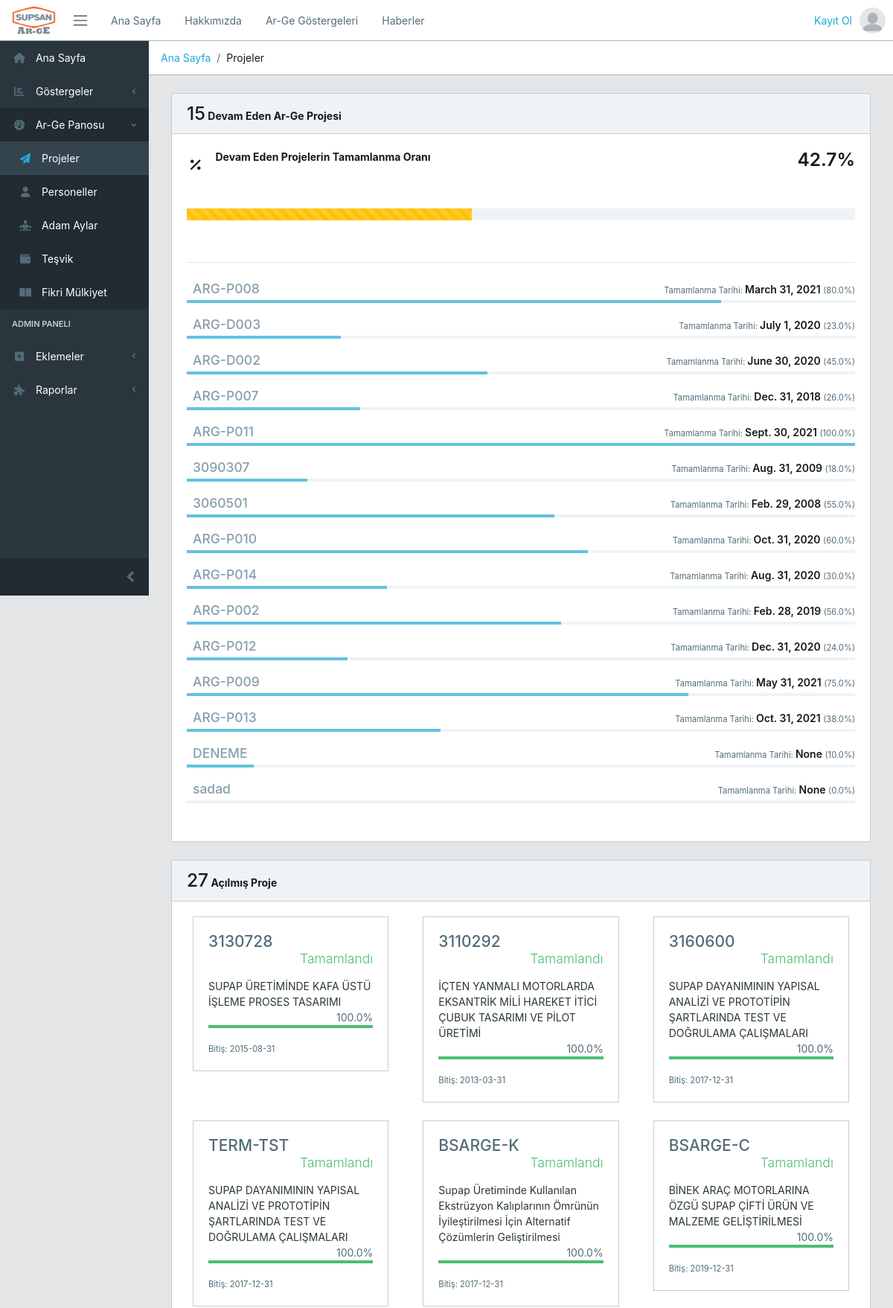
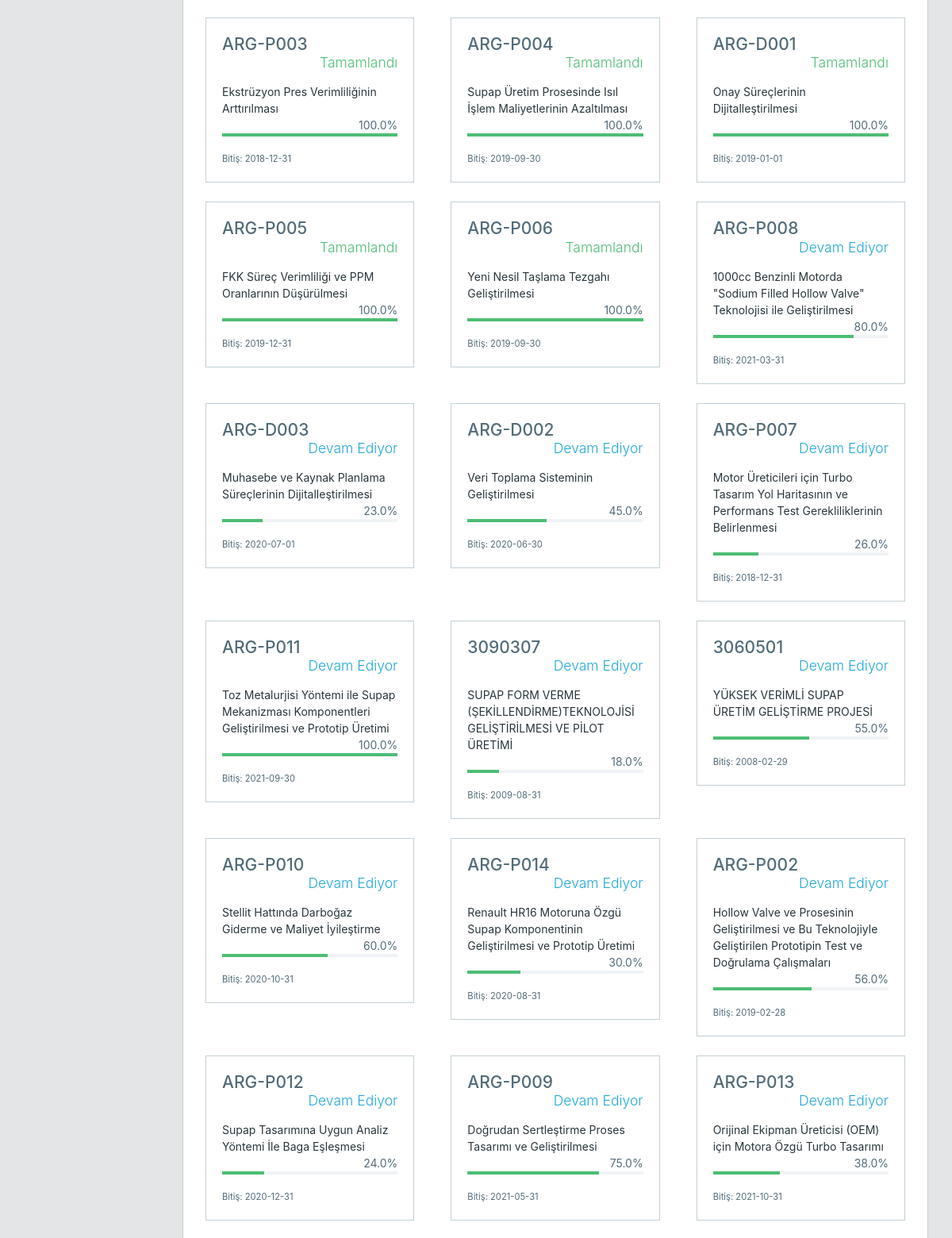
The page /projects/projectsmain (upper part) on the database its author committed (2 pictures, top to bottom).
### core/models.py (models this page shows, shortened)
class Projects(models.Model):
    ProjeDurumu = models.IntegerField(("Proje Durumu:"), choices=((0,"Seçiniz"),(1,"Tamamlandı"),(2,"Devam Ediyor"),(3,"İptal")), default=0)
    ProjeKodu = models.CharField(("Proje Kodu:"), max_length=50)
    ProjeAdi= models.CharField(("Proje Adı:"), max_length=120)
    ProjeYurutucusu= models.ForeignKey(Personel, verbose_name=("Proje Yürütücüsü"), on_delete=models.CASCADE,blank=True,null=True, related_name="Proje_Y")
    ProjeBaslamaTarihi = models.DateField(("Proje Başlama Tarihi:"), null=True, blank=True)
    ProjeBitisTarihi= models.DateField(("Proje Bitiş Tarihi:"), null=True, blank=True)
    TamamlanmaYuzdesi = models.FloatField(("Projenin Tamamlanma Yüzdesi"),max_length=2,default=0, validators = [MinValueValidator(0), MaxValueValidator(100)])
    ProjeSuresiAdamAy=models.IntegerField(("Proje Adam Ay Süresi:"), null=True, blank=True)
    ProjeKonusu= models.TextField(("Proje Konusu:"), max_length=1000)
    ProjeOzeti= models.TextField(("Proje Özeti:"), max_length=1000)
    UlusalDestek= models.BooleanField(("Ulusal Destek Prgramı Var Mı?"), default=False)
    UlusalDestekTanim= models.CharField(("Ulusal Destek Adı:"), max_length=50, null=True, blank=True)
    OzKaynakTutar= models.DecimalField(("Öz Kaynaklarca Karşılanan tutar (TL):"), max_digits=10, decimal_places=2,null=True, blank=True)
    DestekTutari=models.DecimalField(("Destek Tutarı (TL):"), max_digits=10, decimal_places=2,null=True, blank=True)
    ToplamProjeButcesi= models.DecimalField(("Toplam Proje Bütçesi"), max_digits=10, decimal_places=2,null=True, blank=True)
    HizmetAlimiKonusu= models.CharField(("Hizmet Alımı Konusu:"), max_length=50, null=True, blank=True)
    HizmetAlimi=models.IntegerField(("Hizmet Alımı Yapılan Yer"),choices=((0,"Hizmet Alımı Yapılmadı"),(1,"Yurt İçi"),(2,"Yurt Dışı"),(3,"Her İkisi")), default=0)
    YurtIciHizmetAlimiTutari=models.IntegerField(("Yurt İçi Hizmet Alımı Tutarı (TL):"), default=0, null=True, blank=True)
    YurtDisiHizmetAlimiTutari=models.IntegerField(("Yurt Dışı Hizmet Alımı Tutarı (TL):"), default=0, null=True, blank=True)
    ProjeKonusunuBelirleyenIhtiyaclar=models.TextField(("Projenin Konusunu Belirleyen İhtiyaçlar:"),null=True, blank=True, max_length=5000)
    ProjeKapsamindaYapilacakFaaliyetler= models.TextField(("Proje Kapsamında Yapılacak Faaliyetler:"),null=True, blank=True, max_length=5000)
    ProjeninYenilikciYonuArgeNiteligi=models.TextField(("Projenin Yenilikçi Yönü ve AR-GE Niteliği:"),null=True, blank=True, max_length=5000)
    ProjeninBeklenenCiktilariFaydalari=models.TextField(("Projenin Beklenen Çıktıları:"),null=True, blank=True, max_length=5000)
    ProjePersonel= models.IntegerField(("Projedeki Personel Sayısı:"),null=True, blank=True)
    UniversiteSanayiIsbirligiProjesi=models.IntegerField(("Üniversite-Sanayi İşbirliği Mi?"), choices=((0,"Seçiniz"),(1,"Evet"),(2,"Hayır")),default=0)
    FirmalarArasiArgeIsbirligi=models.IntegerField(("Firmalar Arası Ar-Ge İşbirliği Mi?"), choices=((0,"Seçiniz"),(1,"Evet"),(2,"Hayır")),default=0)
    SipariseDayaliArgeProjesi=models.IntegerField(("Siparişe Dayalı Ar-Ge Projesi Mi?"), choices=((0,"Seçiniz"),(1,"Evet"),(2,"Hayır")),default=0)
    ProjeGuncellemeTarihi=models.DateField(("Projenin Güncelleme Tarihi:"),null=True, blank=True)
    PRojeCiktisi= models.IntegerField(("Projenin Çıktısı"),choices=((0,"Seçiniz"),(1,"Ticari Ürün"),(2,"Proses Geliştirme"),(3,"Bilgi Birikimi ve Yetkinlik Kazanımı")),default=0)
    projecalis = models.ManyToManyField(Personel, verbose_name=("Projede Çalışan Personeller:"),related_name="Proje_adam_ay", through="AdamAy")
    class Meta:
        db_table = "Projeler"
        verbose_name_plural = "Ar-Ge Projeler"

### core/views.py (the view)
# urls.py: path('projects/projectsmain', views.projectsMain, name="projectsmain"),
def projectsMain(request):
    projects = Projects.objects.all()
    projects_goon = Projects.objects.filter(ProjeDurumu=2)
    avg_projects=Projects.objects.filter(ProjeDurumu=2).aggregate(Avg('TamamlanmaYuzdesi'))['TamamlanmaYuzdesi__avg']
    context ={
        "projects" : projects,
        "avg_projects" : avg_projects,
        "projects_goon" : projects_goon,
    }
    return render(request,"core/projectsmain.html",context)

### templates/core/projectsmain.html (shortened to what this page needs)
{% extends 'core/base.html' %}
{% load static %}
{% load crispy_forms_tags %}
{% block breadcrumb %}
    <li class="breadcrumb-item"><a href="{% url 'core:index' %}">Ana Sayfa</a></li>
    <li class="breadcrumb-item passive">Projeler</li>
{% endblock breadcrumb %}
{% block content %}
<div class="container-fluid">
    <div class="animated-fadeIn">
        <div class="row">
            <div class="col-md-12">
                <div class="card">
                    <div class="card-header">
                        <strong> <span class="h3"> {{projects_goon.count}}</span> Devam Eden Ar-Ge Projesi</strong>
                    </div>
                    <div class="card-body">
                        <div class="row">
                            <div class="col-sm-12">
                                <ul class="horizontal-bars type-2">
                                <li>
                                    <i class="fa fa-percent"></i>
                                    <p class="title font-weight-bold">Devam Eden Projelerin Tamamlanma Oranı</p>
                                    <p class="value h3">{{ avg_projects|floatformat }}%</p>
                                    <li class="divider"></li>
                                    <div class="bars">
                                        <div class="progress progress-xl">
                                            <div class="progress-bar-striped bg-warning" role="progressbar" style="width: {{ avg_projects|floatformat }}%" aria-valuenow="43" aria-valuemin="0" aria-valuemax="100"></div>
                                        </div>
                                    </div>
                                </li>
                                <li class="divider"></li>
                                <hr>
                                {% for project in projects_goon %}
                                <li class="my-2">
                                    <a href="{% url 'core:projectdetail' project.id %}" class="text-gray-400 h5 ml-2 mt-auto" data-toggle="tooltip" data-placement="right" title="{{ project.ProjeAdi }}">{{ project.ProjeKodu }}</a>
                                    <span class="value"> <span class="text-muted small">Tamamlanma Tarihi: </span>{{ project.ProjeBitisTarihi }}
                                        <span class="text-muted small">({{ project.TamamlanmaYuzdesi }}%)</span>
                                    </span>
                                    <div class="bars">
                                        <div class="progress progress-xs">
                                            <div class="progress-bar bg-info" role="progressbar" style="width: {{ project.TamamlanmaYuzdesi }}%" aria-valuenow="{{ project.TamamlanmaYuzdesi }}" aria-valuemin="0" aria-valuemax="100"></div>
                                        </div>
                                    </div>
                                </li>
                                {% endfor %}
                                </ul>
                            </div>
                        </div>
                        <br>
                    </div>
                </div>
            </div>
            <div class="col-md-12">
                <div class="card">
                    <div class="card-header">
                        <strong><span class="h3">{{ projects.count }}</span> Açılmış Proje</strong>
                    </div>
                    <div class="card-body">
                        <div class="row">
                            {% for project in projects %}
                            <div class="col-12 col-md-6 col-lg-4">
                            <div class="card mx-2">
                                <div class="card-body">
                                    <div class="h4 m-0">
                                        <a href="{% url 'core:projectdetail' project.id %}" class="text-gray-600"> {{ project.ProjeKodu }}</a>
                                        {% if project.ProjeDurumu == 1 %}
                                        <p class="text-right lead text-success">Tamamlandı</p>
                                        {% elif project.ProjeDurumu == 2 %}
                                        <p class="text-right lead text-blue">Devam Ediyor</p>
                                        {% else %}
                                        <p class="text-right lead text-danger">İptal</p>
                                        {% endif %}
                                    </div>
                                    <a href="{% url 'core:projectdetail' project.id %}" class="text-dark"> {{ project.ProjeAdi }}</a>
                                    <p class="text-muted mb-0 text-right">{{ project.TamamlanmaYuzdesi }}%</p>
                                    <div class="progress progress-xs mb-3">
                                        {% if project.complete_per < 30%}
                                        <div class="progress-bar bg-danger" role="progressbar" style="width: {{ project.TamamlanmaYuzdesi }}%" aria-valuenow="25" aria-valuemin="0" aria-valuemax="100"></div>
                                        {% elif project.complete_per < 80%}
                                        <div class="progress-bar bg-warning" role="progressbar" style="width: {{ project.TamamlanmaYuzdesi }}%" aria-valuenow="25" aria-valuemin="0" aria-valuemax="100"></div>
                                        {% else %}
                                        <div class="progress-bar bg-success" role="progressbar" style="width: {{ project.TamamlanmaYuzdesi }}%" aria-valuenow="25" aria-valuemin="0" aria-valuemax="100"></div>
                                        {% endif %}
                                    </div>
                                    <small class="text-muted">Bitiş: {{ project.ProjeBitisTarihi|truncatechars:60 }}</small>
                                </div>
                            </div>
                            </div>
                            {% endfor %}
                        </div>
                        <br>
                    </div>
                </div>
            </div>
        </div>
    </div>
</div>
{% endblock %}

### rows shown on the page
Projects: ProjeKodu "ARG-P008", ProjeBitisTarihi "March 31, 2021", TamamlanmaYuzdesi "80.0", ProjeDurumu "Devam Ediyor", ProjeAdi "1000cc Benzinli Motorda \"Sodium Filled Hollow Valve\" Teknolojisi ile Geliştirilmesi", ProjeBitisTarihi "2021-03-31"
Projects: ProjeKodu "ARG-D003", ProjeBitisTarihi "July 1, 2020", TamamlanmaYuzdesi "23.0", ProjeDurumu "Devam Ediyor", ProjeAdi "Muhasebe ve Kaynak Planlama Süreçlerinin Dijitalleştirilmesi", ProjeBitisTarihi "2020-07-01"
Projects: ProjeKodu "ARG-D002", ProjeBitisTarihi "June 30, 2020", TamamlanmaYuzdesi "45.0", ProjeDurumu "Devam Ediyor", ProjeAdi "Veri Toplama Sisteminin Geliştirilmesi", ProjeBitisTarihi "2020-06-30"
Projects: ProjeKodu "ARG-P007", ProjeBitisTarihi "Dec. 31, 2018", TamamlanmaYuzdesi "26.0", ProjeDurumu "Devam Ediyor", ProjeAdi "Motor Üreticileri için Turbo Tasarım Yol Haritasının ve Performans Test Gerekliliklerinin Belirlenmesi", ProjeBitisTarihi "2018-12-31"
Projects: ProjeKodu "ARG-P011", ProjeBitisTarihi "Sept. 30, 2021", TamamlanmaYuzdesi "100.0", ProjeDurumu "Devam Ediyor", ProjeAdi "Toz Metalurjisi Yöntemi ile Supap Mekanizması Komponentleri Geliştirilmesi ve Prototip Üretimi", ProjeBitisTarihi "2021-09-30"
Projects: ProjeKodu "3090307", ProjeBitisTarihi "Aug. 31, 2009", TamamlanmaYuzdesi "18.0", ProjeDurumu "Devam Ediyor", ProjeAdi "SUPAP FORM VERME (ŞEKİLLENDİRME)TEKNOLOJİSİ GELİŞTİRİLMESİ VE PİLOT ÜRETİMİ", ProjeBitisTarihi "2009-08-31"
Projects: ProjeKodu "3060501", ProjeBitisTarihi "Feb. 29, 2008", TamamlanmaYuzdesi "55.0", ProjeDurumu "Devam Ediyor", ProjeAdi "YÜKSEK VERİMLİ SUPAP ÜRETİM GELİŞTİRME PROJESİ", ProjeBitisTarihi "2008-02-29"
Projects: ProjeKodu "ARG-P010", ProjeBitisTarihi "Oct. 31, 2020", TamamlanmaYuzdesi "60.0", ProjeDurumu "Devam Ediyor", ProjeAdi "Stellit Hattında Darboğaz Giderme ve Maliyet İyileştirme", ProjeBitisTarihi "2020-10-31"
Projects: ProjeKodu "ARG-P014", ProjeBitisTarihi "Aug. 31, 2020", TamamlanmaYuzdesi "30.0", ProjeDurumu "Devam Ediyor", ProjeAdi "Renault HR16 Motoruna Özgü Supap Komponentinin Geliştirilmesi ve Prototip Üretimi", ProjeBitisTarihi "2020-08-31"
Projects: ProjeKodu "ARG-P002", ProjeBitisTarihi "Feb. 28, 2019", TamamlanmaYuzdesi "56.0", ProjeDurumu "Devam Ediyor", ProjeAdi "Hollow Valve ve Prosesinin Geliştirilmesi ve Bu Teknolojiyle Geliştirilen Prototipin Test ve Doğrulama Çalışmaları", ProjeBitisTarihi "2019-02-28"
Projects: ProjeKodu "ARG-P012", ProjeBitisTarihi "Dec. 31, 2020", TamamlanmaYuzdesi "24.0", ProjeDurumu "Devam Ediyor", ProjeAdi "Supap Tasarımına Uygun Analiz Yöntemi İle Baga Eşleşmesi", ProjeBitisTarihi "2020-12-31"
Projects: ProjeKodu "ARG-P009", ProjeBitisTarihi "May 31, 2021", TamamlanmaYuzdesi "75.0", ProjeDurumu "Devam Ediyor", ProjeAdi "Doğrudan Sertleştirme Proses Tasarımı ve Geliştirilmesi", ProjeBitisTarihi "2021-05-31"
Projects: ProjeKodu "ARG-P013", ProjeBitisTarihi "Oct. 31, 2021", TamamlanmaYuzdesi "38.0", ProjeDurumu "Devam Ediyor", ProjeAdi "Orijinal Ekipman Üreticisi (OEM) için Motora Özgü Turbo Tasarımı", ProjeBitisTarihi "2021-10-31"
Projects: ProjeKodu "DENEME", ProjeBitisTarihi "None", TamamlanmaYuzdesi "10.0"
Projects: ProjeKodu "sadad", ProjeBitisTarihi "None", TamamlanmaYuzdesi "0.0"
Projects: ProjeKodu "3130728", ProjeDurumu "Tamamlandı", ProjeAdi "SUPAP ÜRETİMİNDE KAFA ÜSTÜ İŞLEME PROSES TASARIMI", TamamlanmaYuzdesi "100.0", ProjeBitisTarihi "2015-08-31"
Projects: ProjeKodu "3110292", ProjeDurumu "Tamamlandı", ProjeAdi "İÇTEN YANMALI MOTORLARDA EKSANTRİK MİLİ HAREKET İTİCİ ÇUBUK TASARIMI VE PİLOT ÜRETİMİ", TamamlanmaYuzdesi "100.0", ProjeBitisTarihi "2013-03-31"
Projects: ProjeKodu "3160600", ProjeDurumu "Tamamlandı", ProjeAdi "SUPAP DAYANIMININ YAPISAL ANALİZİ VE PROTOTİPİN ŞARTLARINDA TEST VE DOĞRULAMA ÇALIŞMALARI", TamamlanmaYuzdesi "100.0", ProjeBitisTarihi "2017-12-31"
Projects: ProjeKodu "TERM-TST", ProjeDurumu "Tamamlandı", ProjeAdi "SUPAP DAYANIMININ YAPISAL ANALİZİ VE PROTOTİPİN ŞARTLARINDA TEST VE DOĞRULAMA ÇALIŞMALARI", TamamlanmaYuzdesi "100.0", ProjeBitisTarihi "2017-12-31"
Projects: ProjeKodu "BSARGE-K", ProjeDurumu "Tamamlandı", ProjeAdi "Supap Üretiminde Kullanılan Ekstrüzyon Kalıplarının Ömrünün İyileştirilmesi İçin Alternatif Çözümlerin Geliştirilmesi", TamamlanmaYuzdesi "100.0", ProjeBitisTarihi "2017-12-31"
Projects: ProjeKodu "BSARGE-C", ProjeDurumu "Tamamlandı", ProjeAdi "BİNEK ARAÇ MOTORLARINA ÖZGÜ SUPAP ÇİFTİ ÜRÜN VE MALZEME GELİŞTİRİLMESİ", TamamlanmaYuzdesi "100.0", ProjeBitisTarihi "2019-12-31"
Projects: ProjeKodu "ARG-P003", ProjeDurumu "Tamamlandı", ProjeAdi "Ekstrüzyon Pres Verimliliğinin Arttırılması", TamamlanmaYuzdesi "100.0", ProjeBitisTarihi "2018-12-31"
Projects: ProjeKodu "ARG-P004", ProjeDurumu "Tamamlandı", ProjeAdi "Supap Üretim Prosesinde Isıl İşlem Maliyetlerinin Azaltılması", TamamlanmaYuzdesi "100.0", ProjeBitisTarihi "2019-09-30"
Projects: ProjeKodu "ARG-D001", ProjeDurumu "Tamamlandı", ProjeAdi "Onay Süreçlerinin Dijitalleştirilmesi", TamamlanmaYuzdesi "100.0", ProjeBitisTarihi "2019-01-01"
Projects: ProjeKodu "ARG-P005", ProjeDurumu "Tamamlandı", ProjeAdi "FKK Süreç Verimliliği ve PPM Oranlarının Düşürülmesi", TamamlanmaYuzdesi "100.0", ProjeBitisTarihi "2019-12-31"
Projects: ProjeKodu "ARG-P006", ProjeDurumu "Tamamlandı", ProjeAdi "Yeni Nesil Taşlama Tezgahı Geliştirilmesi", TamamlanmaYuzdesi "100.0", ProjeBitisTarihi "2019-09-30"

### other values the page prints
{{ projects_goon.count }} "15"
{{ avg_projects|floatformat }} "42.7"
{{ projects.count }} "27"
